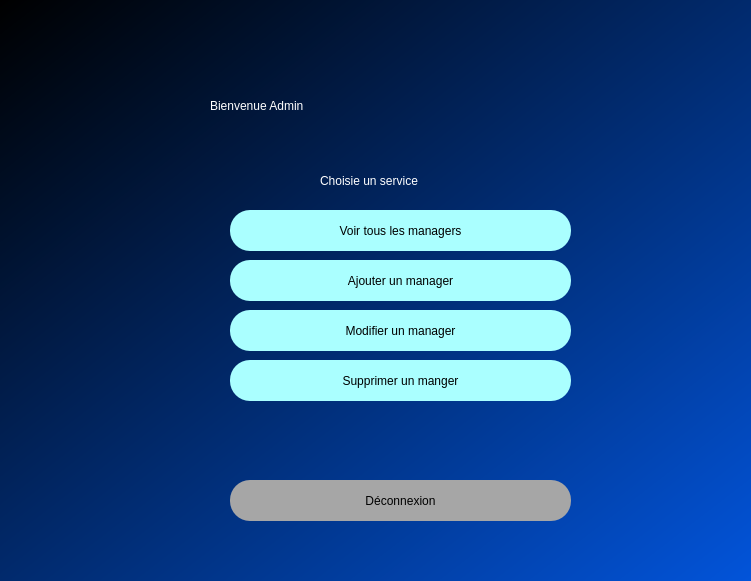
<?xml version="1.0" encoding="UTF-8"?>
<ui version="4.0">
 <class>Dialog</class>
 <widget class="QDialog" name="Dialog">
  <property name="geometry">
   <rect>
    <x>0</x>
    <y>0</y>
    <width>751</width>
    <height>581</height>
   </rect>
  </property>
  <property name="windowTitle">
   <string>Dialog</string>
  </property>
  <widget class="QWidget" name="bgwidget" native="true">
   <property name="geometry">
    <rect>
     <x>0</x>
     <y>0</y>
     <width>751</width>
     <height>581</height>
    </rect>
   </property>
   <property name="palette">
    <palette>
     <active>
      <colorrole role="Button">
       <brush brushstyle="LinearGradientPattern">
        <gradient startx="0.000000000000000" starty="0.000000000000000" endx="1.000000000000000" endy="1.000000000000000" type="LinearGradient" spread="PadSpread" coordinatemode="ObjectBoundingMode">
         <gradientstop position="0.000000000000000">
          <color alpha="255">
           <red>0</red>
           <green>0</green>
           <blue>0</blue>
          </color>
         </gradientstop>
         <gradientstop position="1.000000000000000">
          <color alpha="255">
           <red>2</red>
           <green>84</green>
           <blue>218</blue>
          </color>
         </gradientstop>
        </gradient>
       </brush>
      </colorrole>
      <colorrole role="Base">
       <brush brushstyle="LinearGradientPattern">
        <gradient startx="0.000000000000000" starty="0.000000000000000" endx="1.000000000000000" endy="1.000000000000000" type="LinearGradient" spread="PadSpread" coordinatemode="ObjectBoundingMode">
         <gradientstop position="0.000000000000000">
          <color alpha="255">
           <red>0</red>
           <green>0</green>
           <blue>0</blue>
          </color>
         </gradientstop>
         <gradientstop position="1.000000000000000">
          <color alpha="255">
           <red>2</red>
           <green>84</green>
           <blue>218</blue>
          </color>
         </gradientstop>
        </gradient>
       </brush>
      </colorrole>
      <colorrole role="Window">
       <brush brushstyle="LinearGradientPattern">
        <gradient startx="0.000000000000000" starty="0.000000000000000" endx="1.000000000000000" endy="1.000000000000000" type="LinearGradient" spread="PadSpread" coordinatemode="ObjectBoundingMode">
         <gradientstop position="0.000000000000000">
          <color alpha="255">
           <red>0</red>
           <green>0</green>
           <blue>0</blue>
          </color>
         </gradientstop>
         <gradientstop position="1.000000000000000">
          <color alpha="255">
           <red>2</red>
           <green>84</green>
           <blue>218</blue>
          </color>
         </gradientstop>
        </gradient>
       </brush>
      </colorrole>
     </active>
     <inactive>
      <colorrole role="Button">
       <brush brushstyle="LinearGradientPattern">
        <gradient startx="0.000000000000000" starty="0.000000000000000" endx="1.000000000000000" endy="1.000000000000000" type="LinearGradient" spread="PadSpread" coordinatemode="ObjectBoundingMode">
         <gradientstop position="0.000000000000000">
          <color alpha="255">
           <red>0</red>
           <green>0</green>
           <blue>0</blue>
          </color>
         </gradientstop>
         <gradientstop position="1.000000000000000">
          <color alpha="255">
           <red>2</red>
           <green>84</green>
           <blue>218</blue>
          </color>
         </gradientstop>
        </gradient>
       </brush>
      </colorrole>
      <colorrole role="Base">
       <brush brushstyle="LinearGradientPattern">
        <gradient startx="0.000000000000000" starty="0.000000000000000" endx="1.000000000000000" endy="1.000000000000000" type="LinearGradient" spread="PadSpread" coordinatemode="ObjectBoundingMode">
         <gradientstop position="0.000000000000000">
          <color alpha="255">
           <red>0</red>
           <green>0</green>
           <blue>0</blue>
          </color>
         </gradientstop>
         <gradientstop position="1.000000000000000">
          <color alpha="255">
           <red>2</red>
           <green>84</green>
           <blue>218</blue>
          </color>
         </gradientstop>
        </gradient>
       </brush>
      </colorrole>
      <colorrole role="Window">
       <brush brushstyle="LinearGradientPattern">
        <gradient startx="0.000000000000000" starty="0.000000000000000" endx="1.000000000000000" endy="1.000000000000000" type="LinearGradient" spread="PadSpread" coordinatemode="ObjectBoundingMode">
         <gradientstop position="0.000000000000000">
          <color alpha="255">
           <red>0</red>
           <green>0</green>
           <blue>0</blue>
          </color>
         </gradientstop>
         <gradientstop position="1.000000000000000">
          <color alpha="255">
           <red>2</red>
           <green>84</green>
           <blue>218</blue>
          </color>
         </gradientstop>
        </gradient>
       </brush>
      </colorrole>
     </inactive>
     <disabled>
      <colorrole role="Button">
       <brush brushstyle="LinearGradientPattern">
        <gradient startx="0.000000000000000" starty="0.000000000000000" endx="1.000000000000000" endy="1.000000000000000" type="LinearGradient" spread="PadSpread" coordinatemode="ObjectBoundingMode">
         <gradientstop position="0.000000000000000">
          <color alpha="255">
           <red>0</red>
           <green>0</green>
           <blue>0</blue>
          </color>
         </gradientstop>
         <gradientstop position="1.000000000000000">
          <color alpha="255">
           <red>2</red>
           <green>84</green>
           <blue>218</blue>
          </color>
         </gradientstop>
        </gradient>
       </brush>
      </colorrole>
      <colorrole role="Base">
       <brush brushstyle="LinearGradientPattern">
        <gradient startx="0.000000000000000" starty="0.000000000000000" endx="1.000000000000000" endy="1.000000000000000" type="LinearGradient" spread="PadSpread" coordinatemode="ObjectBoundingMode">
         <gradientstop position="0.000000000000000">
          <color alpha="255">
           <red>0</red>
           <green>0</green>
           <blue>0</blue>
          </color>
         </gradientstop>
         <gradientstop position="1.000000000000000">
          <color alpha="255">
           <red>2</red>
           <green>84</green>
           <blue>218</blue>
          </color>
         </gradientstop>
        </gradient>
       </brush>
      </colorrole>
      <colorrole role="Window">
       <brush brushstyle="LinearGradientPattern">
        <gradient startx="0.000000000000000" starty="0.000000000000000" endx="1.000000000000000" endy="1.000000000000000" type="LinearGradient" spread="PadSpread" coordinatemode="ObjectBoundingMode">
         <gradientstop position="0.000000000000000">
          <color alpha="255">
           <red>0</red>
           <green>0</green>
           <blue>0</blue>
          </color>
         </gradientstop>
         <gradientstop position="1.000000000000000">
          <color alpha="255">
           <red>2</red>
           <green>84</green>
           <blue>218</blue>
          </color>
         </gradientstop>
        </gradient>
       </brush>
      </colorrole>
     </disabled>
    </palette>
   </property>
   <property name="styleSheet">
    <string notr="true">background-color: qlineargradient(spread:pad, x1:0, y1:0, x2:1, y2:1, stop:0 rgba(0, 0, 0, 255), stop:1 rgba(2, 84, 218, 255));</string>
   </property>
   <widget class="QLabel" name="label">
    <property name="geometry">
     <rect>
      <x>210</x>
      <y>70</y>
      <width>381</width>
      <height>71</height>
     </rect>
    </property>
    <property name="styleSheet">
     <string notr="true">font: 36pt &quot;MS Shell Dlg 2&quot;; color:rgb(255, 255, 255);
background-color: qlineargradient(spread:pad, x1:0, y1:0, x2:1, y2:1, stop:0 rgba(0, 0, 0, 0), stop:1 rgba(255, 255, 255, 0));</string>
    </property>
    <property name="text">
     <string>Bienvenue Admin</string>
    </property>
   </widget>
   <widget class="QLabel" name="label_2">
    <property name="geometry">
     <rect>
      <x>320</x>
      <y>160</y>
      <width>171</width>
      <height>41</height>
     </rect>
    </property>
    <property name="styleSheet">
     <string notr="true">font: 16pt &quot;MS Shell Dlg 2&quot;;color:rgb(255, 255, 255);
background-color: qlineargradient(spread:pad, x1:0, y1:0, x2:1, y2:1, stop:0 rgba(0, 0, 0, 0), stop:1 rgba(255, 255, 255, 0));</string>
    </property>
    <property name="text">
     <string>Choisie un service</string>
    </property>
   </widget>
   <widget class="QPushButton" name="login">
    <property name="geometry">
     <rect>
      <x>230</x>
      <y>210</y>
      <width>341</width>
      <height>41</height>
     </rect>
    </property>
    <property name="styleSheet">
     <string notr="true">border-radius:20px;
background-color: rgb(170, 255, 255);
font: 14pt &quot;MS Shell Dlg 2&quot;;</string>
    </property>
    <property name="text">
     <string>Voir tous les managers</string>
    </property>
   </widget>
   <widget class="QPushButton" name="login_2">
    <property name="geometry">
     <rect>
      <x>230</x>
      <y>260</y>
      <width>341</width>
      <height>41</height>
     </rect>
    </property>
    <property name="styleSheet">
     <string notr="true">border-radius:20px;
background-color: rgb(170, 255, 255);
font: 14pt &quot;MS Shell Dlg 2&quot;;</string>
    </property>
    <property name="text">
     <string>Ajouter un manager</string>
    </property>
   </widget>
   <widget class="QPushButton" name="login_3">
    <property name="geometry">
     <rect>
      <x>230</x>
      <y>310</y>
      <width>341</width>
      <height>41</height>
     </rect>
    </property>
    <property name="styleSheet">
     <string notr="true">border-radius:20px;
background-color: rgb(170, 255, 255);
font: 14pt &quot;MS Shell Dlg 2&quot;;</string>
    </property>
    <property name="text">
     <string>Modifier un manager</string>
    </property>
   </widget>
   <widget class="QPushButton" name="login_4">
    <property name="geometry">
     <rect>
      <x>230</x>
      <y>360</y>
      <width>341</width>
      <height>41</height>
     </rect>
    </property>
    <property name="styleSheet">
     <string notr="true">border-radius:20px;
background-color: rgb(170, 255, 255);
font: 14pt &quot;MS Shell Dlg 2&quot;;</string>
    </property>
    <property name="text">
     <string>Supprimer un manger</string>
    </property>
   </widget>
   <widget class="QPushButton" name="login_5">
    <property name="geometry">
     <rect>
      <x>230</x>
      <y>480</y>
      <width>341</width>
      <height>41</height>
     </rect>
    </property>
    <property name="styleSheet">
     <string notr="true">border-radius:20px;
background-color:rgb(166, 166, 166);
font: 14pt &quot;MS Shell Dlg 2&quot;;</string>
    </property>
    <property name="text">
     <string>Déconnexion</string>
    </property>
   </widget>
  </widget>
 </widget>
 <resources/>
 <connections/>
</ui>
